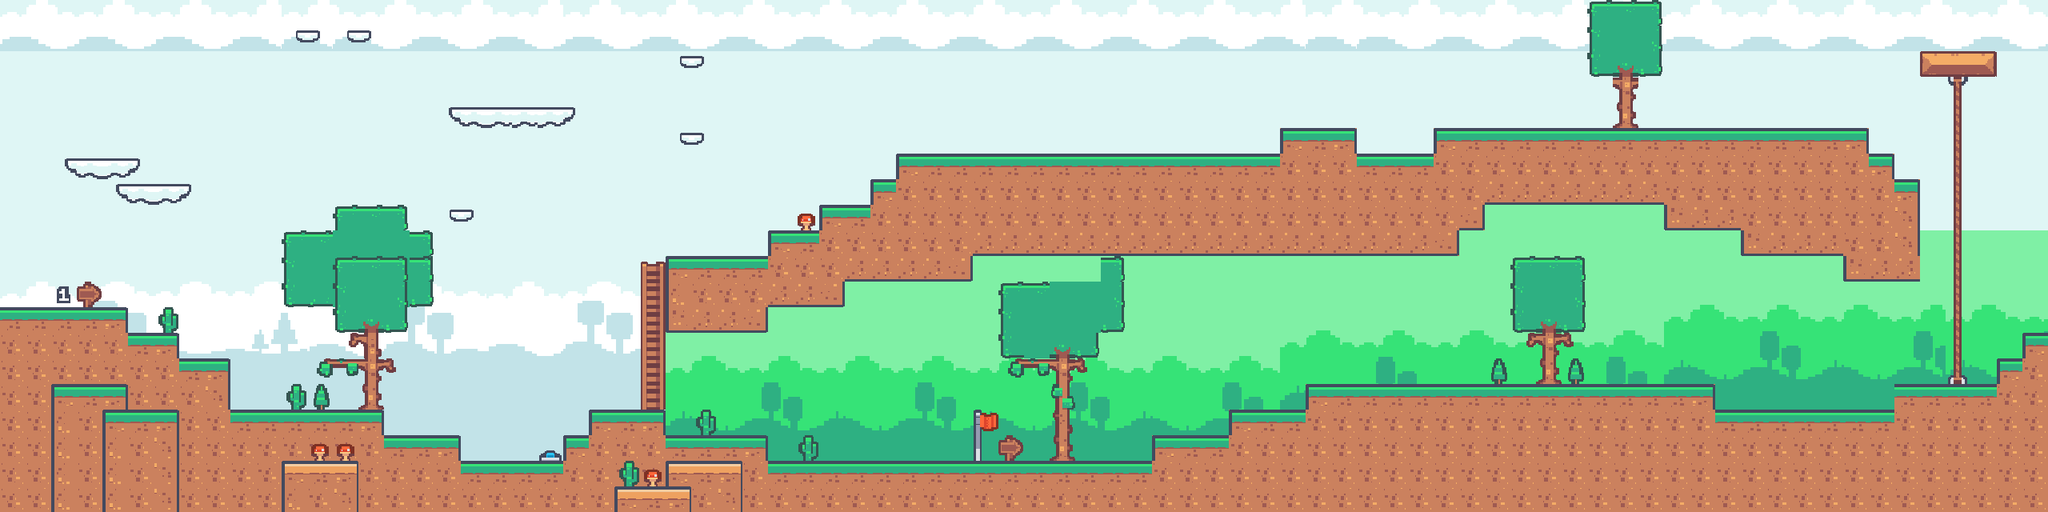

Below is a game level as drawn by its tile map, then a one-line description and the .tmx that defines it (tile-layer data replaced by summaries):
An orthogonal 80x20 tile map with 32x32 px tiles, 7 tile layers (Sky, Ground, Ground_P, Decors, ...), 3 tilesets and 5 objects.

<map version="1.9" tiledversion="1.9.2" orientation="orthogonal" renderorder="right-down" width="80" height="20" tilewidth="32" tileheight="32" infinite="0" nextlayerid="12" nextobjectid="19">
 <tileset firstgid="1" source="tilemap1.tsx" />
 <tileset firstgid="757" source="Sky_Bg.tsx" />
 <tileset firstgid="982" source="BackGround.tsx" />
 <layer id="6" name="Sky" width="80" height="20">
  <data>[1600 cells, 1600 non-empty, 155 distinct tile ids]</data>
 </layer>
 <layer id="1" name="Ground" width="80" height="20">
  <data>[1600 cells, 508 non-empty, 10 distinct tile ids]</data>
 </layer>
 <layer id="5" name="Ground_P" width="80" height="20">
  <data>[1600 cells, 157 non-empty, 19 distinct tile ids]</data>
 </layer>
 <layer id="4" name="Decors" width="80" height="20">
  <data>[1600 cells, 114 non-empty, 33 distinct tile ids]</data>
 </layer>
 <layer id="7" name="Component" width="80" height="20">
  <data>[1600 cells, 3 non-empty, 3 distinct tile ids]</data>
 </layer>
 <objectgroup id="2" name="Collider">
  <object id="1" x="2" y="387">
   <polygon points="-2,-1 157.25,-1.5 158,31 221.75,29.25 222.25,61.25 285.5,61.5 285,125.75 478.25,125.5 478,157.125 573.938,157.063 574,189 701.75,190.25 702,157 734.063,156.938 734.25,125.063 829.875,125 830.25,157 958.087,156.989 958,188.957 1501.99,189.08 1512.46,255.091 0,254" />
  </object>
  <object id="2" x="833" y="325">
   <polygon points="0,-4 0,90 126.364,90.0909 126.326,58.6667 222,58.5 222.409,27.1364 383,28 383,-8 770.667,-2.33333 793.042,-133.208 287.25,-133.25 287.25,-101 255,-100.25 254.75,-68.5 192,-68 191.25,-36.5 127.5,-36 127,-4.25" />
  </object>
  <object id="4" x="1602.67" y="192.667">
   <polygon points="-2.875,13.25 -2.97917,-32.5417 93.3333,-32 93.3333,-1.33333 190,-1.33333 190,-32.6667 730,-31.3333 732,-2 766,-1.33333 765.333,33.3333 796.667,32 797.333,64 796.333,68 796.667,82.6667 798.334,90.9997 796.667,118 797,134.334 795.667,146.334 796.667,160 699.333,158.667 701.333,126 573.333,126 572,95.3333 474,94.6667 475.333,63.3333 255.333,62 252.667,92.6667 222,93.3333 219.333,125.333 4,124.667" />
  </object>
  <object id="5" x="1278.67" y="579.333">
   <polygon points="160.928,50.7395 161.179,35.7955 161.626,-35.3175 256.667,-35.3333 256.667,-66.6667 353.333,-66.6667 354.667,-99.3333 865.333,-98 866,-67.3333 1085.33,-66.6667 1090,-68 1088.67,-98 1281.33,-98 1276.67,61.3333 171.152,62.8485" />
  </object>
  <object id="16" x="2529.33" y="417.333">
   <polygon points="0,0 -2.66667,29.3333 -32.6667,31.6667 -33,62.3333 13.3333,62 30.3333,-1" />
  </object>
 </objectgroup>
 <layer id="10" name="Ladder1" width="80" height="20">
  <data>[1600 cells, 6 non-empty, 2 distinct tile ids]</data>
 </layer>
 <layer id="11" name="Ladder2" width="80" height="20">
  <data>[1600 cells, 12 non-empty, 3 distinct tile ids]</data>
 </layer>
</map>